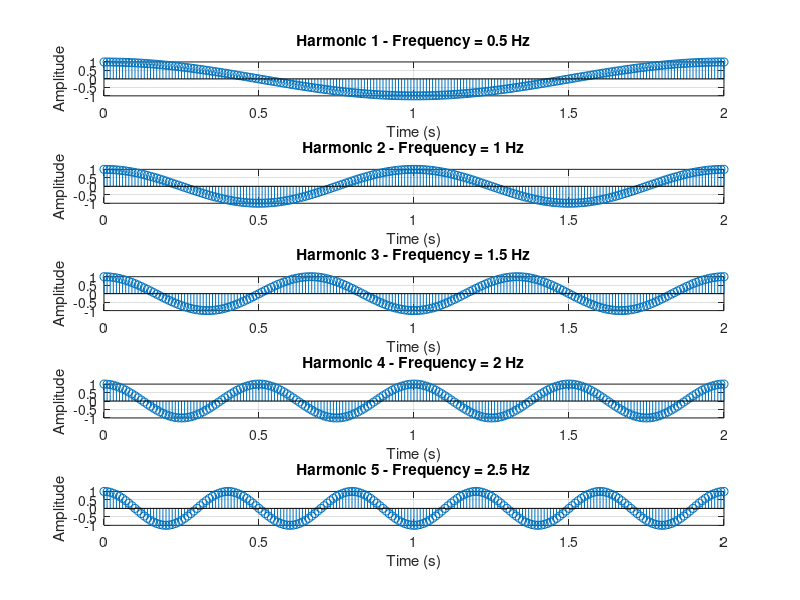

Source code (MATLAB):
function harmonics()

f0 = 0.5;
t = 0:0.01:2;

for n = 1:5
    f = n*f0;
    x = cos(2*pi*f*t);

    subplot(5,1,n);
    stem(t,x);
    title(['Harmonic ',num2str(n),' - Frequency = ',num2str(f),' Hz']);
    xlabel('Time (s)');
    ylabel('Amplitude');
    grid on;
end

end
